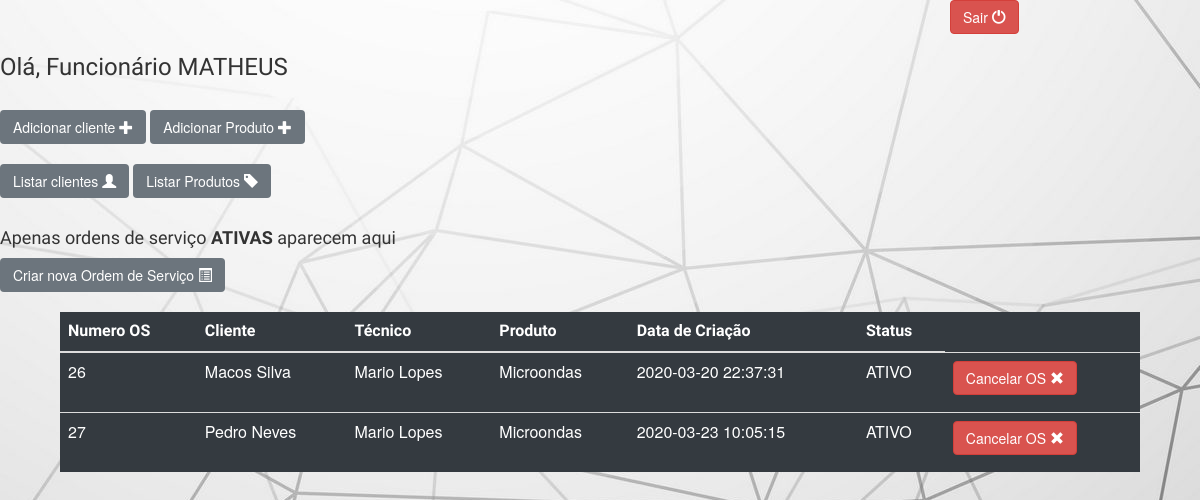
/painel.php (signed in), run on the app's committed database.
### tables this page shows
CREATE TABLE IF NOT EXISTS `ordem_servico` (
  `id` int(11) NOT NULL AUTO_INCREMENT,
  `id_cliente` int(11) DEFAULT NULL,
  `id_tecnico` int(11) DEFAULT NULL,
  `id_produto` int(11) DEFAULT NULL,
  `cliente` varchar(50) DEFAULT NULL,
  `tecnico` varchar(50) DEFAULT NULL,
  `produto` varchar(50) DEFAULT NULL,
  `status` varchar(30) DEFAULT NULL,
  `created_at` datetime DEFAULT NULL,
  PRIMARY KEY (`id`),
  KEY `fk_cliente` (`id_cliente`),
  KEY `fk_tecnico` (`id_tecnico`),
  KEY `fk_produto` (`id_produto`),
  CONSTRAINT `fk_cliente` FOREIGN KEY (`id_cliente`) REFERENCES `cliente` (`id`),
  CONSTRAINT `fk_produto` FOREIGN KEY (`id_produto`) REFERENCES `produto` (`id`),
  CONSTRAINT `fk_tecnico` FOREIGN KEY (`id_tecnico`) REFERENCES `usuario` (`usuario_id`)
);

### painel.php (the view, shortened to what this page needs)
<?php
include('conexao.php');
$sql    = "SELECT * FROM ordem_servico where status <> 'CANCELADO'";
$result = $conexao->query($sql) or die ($conexao->error);
?>
<html>
<head>
    <link rel="stylesheet" href="css/painel.css">
    <link rel="stylesheet" href="css/css/bootstrap.min.css">
    <link href="https://maxcdn.bootstrapcdn.com/bootstrap/3.3.7/css/bootstrap.min.css" rel="stylesheet">
</head>
<body>
    <div id="logout">
        <button class="btn btn-danger"><a href="logout.php" style="text-decoration:none"><font color="white">Sair</font></a>
            <span class="glyphicon glyphicon-off">
        </button>
    </div>
    <h3 style="font-family: 'Arsenal'">Olá, Funcionário <?php echo strtoupper($_SESSION['nome']);?></h3><br>
    <button class="btn btn-secondary"><a href="cadastro/form_cliente.php" style="text-decoration:none">
       <font color="white">Adicionar cliente</font></a>  <span class="glyphicon glyphicon-plus">
    </button>
    <button class="btn btn-secondary"><a href="cadastro/form_produto.php" style="text-decoration:none">
        <font color="white">Adicionar Produto</font></a> <span class="glyphicon glyphicon-plus">
    </button><br><br>
    <button class="btn btn-secondary"><a href="cadastro/lista_cliente.php" style="text-decoration:none">
        <font color="white">Listar clientes</font></a> <span class="glyphicon glyphicon-user">
    </button>
    <button class="btn btn-secondary"><a href="cadastro/lista_produto.php" style="text-decoration:none">
        <font color="white">Listar Produtos</font></a> <span class="glyphicon glyphicon-tag"></button>
    <br><br>
    <div id="os">
        <h4 style="font-family: 'Arsenal', sans-serif;">Apenas ordens de serviço <b>ATIVAS</b> aparecem aqui</h4>
        <button id="bt" class="btn btn-secondary"><a href="cadastro/form_os.php" style="text-decoration:none">
            <font color="white">Criar nova Ordem de Serviço</font></a> <span class="glyphicon glyphicon-list-alt">
        </button><br><br>
        <table id="t1"class="table table-dark table-hover">
            <thead>
                <tr>
                    <th style="font-family: 'Arsenal'">Numero OS</th>
                    <th style="font-family: 'Arsenal'">Cliente</th>
                    <th style="font-family: 'Arsenal'">Técnico</th>
                    <th style="font-family: 'Arsenal'">Produto</th>
                    <th style="font-family: 'Arsenal'">Data de Criação</th>
                    <th style="font-family: 'Arsenal'">Status</th>
                </tr>
            </thead>
            <tbody>
                <?php while($dados = $result->fetch_array()) { ?>
                <tr>
                    <td><?php echo $dados['id']; ?></td>
                    <td><?php echo $dados['cliente']; ?></td>
                    <td><?php echo $dados['tecnico']; ?></td>
                    <td><?php echo $dados['produto']; ?></td>
                    <td><?php echo $dados['created_at']; ?></td>
                    <td><?php echo $dados['status']; ?></td>
                    <td>
                        <a href="javascript: if(confirm('Tem certeza que deseja CANCELAR?'))
                            location.href='cancelar_os.php?id=<?php echo $dados['id'];?>'"
                            style="text-decoration:none"><button class="btn btn-danger"><font color="white">Cancelar OS</font>
                        </a><span class="glyphicon glyphicon-remove"></button>
                    </td>
                </tr>
                <?php } ?>
            </tbody>
        </table>
    </div>
</body>

### css/painel.css (style rules this page uses)
body { background-image: url(c.jpg); background-position: auto; color: aliceblue; font-family: 'Arsenal', sans-serif; }
div#logout { margin: 0px 950px; }
table#t1 { margin:auto; width: 90%; height: 20%; }

### data on the page
ordem_servico: id "26", cliente "Macos Silva", tecnico "Mario Lopes", produto "Microondas", created_at "2020-03-20 22:37:31", status "ATIVO"
ordem_servico: id "27", cliente "Pedro Neves", tecnico "Mario Lopes", produto "Microondas", created_at "2020-03-23 10:05:15", status "ATIVO"

### other printed values
$_SESSION['nome'] "MATHEUS"
